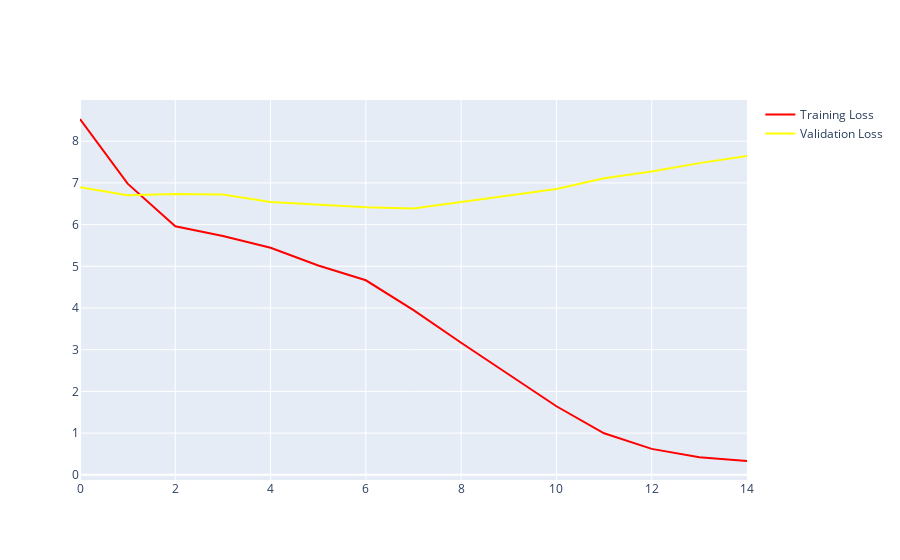

Notebook code cell kept with this figure:
### Markdown cell above
# Part 8.0 : Train/Val Loss Plot

### Code cell
training_curve = go.Scatter(
  x = torch.arange(n_epochs),
  y = TRAIN_LOSS,
  mode = 'lines',
  line = dict(color='red'),
  name = 'Training Loss'
)

valid_curve = go.Scatter(
  x = torch.arange(n_epochs),
  y = VAL_LOSS,
  mode = 'lines',
  line = dict(color='yellow'),
  name = 'Validation Loss'
)

figure = go.Figure(data=[training_curve,valid_curve])
figure.show()

### Figure 1 — Plotly figure (JSON) as saved in the notebook; plotly's stock layout.template omitted (floating-point values rounded to 4 significant figures)
{"data": [{"line": {"color": "red"}, "mode": "lines", "name": "Training Loss", "type": "scatter", "x": [0, 1, 2, 3, 4, 5, 6, 7, 8, 9, 10, 11, 12, 13, 14], "y": [8.533, 6.982, 5.959, 5.728, 5.445, 5.021, 4.665, 3.948, 3.168, 2.396, 1.644, 0.996, 0.622, 0.419, 0.331]}, {"line": {"color": "yellow"}, "mode": "lines", "name": "Validation Loss", "type": "scatter", "x": [0, 1, 2, 3, 4, 5, 6, 7, 8, 9, 10, 11, 12, 13, 14], "y": [6.898, 6.703, 6.734, 6.72, 6.544, 6.474, 6.416, 6.388, 6.546, 6.694, 6.856, 7.112, 7.273, 7.475, 7.648]}], "layout": {}}
